Frame 1 (no input): blank canvas, image omitted
Frame 60 (no input): blank canvas, image omitted
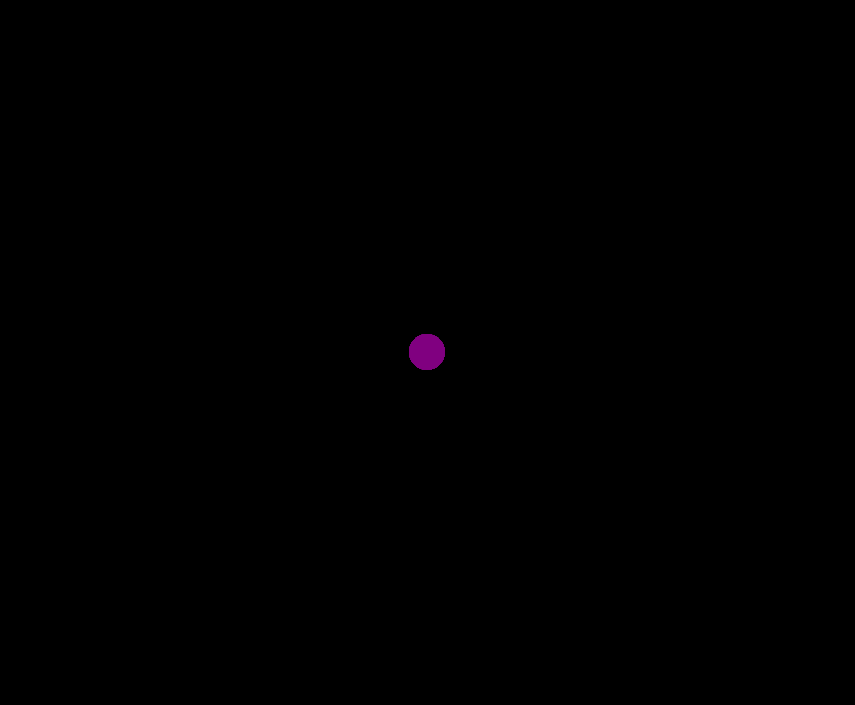
Frame 120 (the mouse pressed at the canvas centre since frame 60)

The p5.js sketch whose frames 1 and 60 were blank and that drew this single picture after the mouse press (run headless with seeded random() and noise() and a simulated clock; from frame 60 on, the mouse is pressed at the canvas centre):

// p5.js sketch
// ── sketch.js
function setup() {
    createCanvas(855, 705);
    background("black");
  }
  
  function draw() {
    
    stroke("purple");
    fill("purple");
  
  
     if(mouseIsPressed) {
    circle(mouseX, mouseY, 35);
      
    }  
    
  }
  
